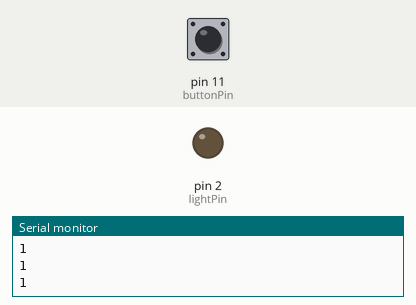
The sketch below on a simulated Arduino Uno, built with avr-gcc and run on an emulated ATmega328P. Parts: output pins drawn as LEDs (lit = HIGH), the last lines printed to the serial monitor. Inputs (shaded band) come from the test bench; at power-on: pin 11 (buttonPin) HIGH.

Above: at 1.2 s.
1.3 s: pin 11 (buttonPin) pulled LOW for 0.25 s
At 1.8 s:
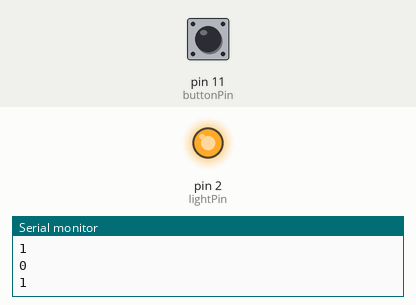
3.0 s: pin 11 (buttonPin) pulled LOW for 1 s
At 4.2 s:
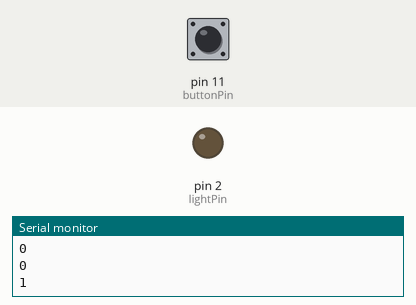
5.5 s: pin 11 (buttonPin) pulled LOW for 3.2 s
At 6.3 s:
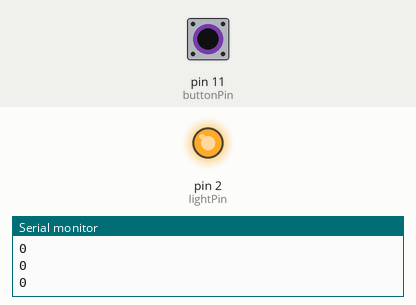
Timing chart, 0 to 8.5 s (numbered marks = the images above; inputs shaded):
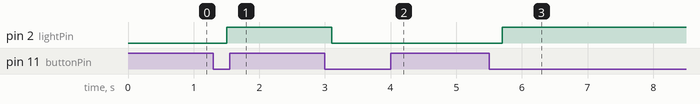

Measured:
- after the input at 1.3 s, pin 2 (lightPin): LOW → HIGH after 0.20 s
- after the input at 3.0 s, pin 2 (lightPin): HIGH → LOW after 0.10 s
- after the input at 5.5 s, pin 2 (lightPin): LOW → HIGH after 0.20 s

The sketch:

lightSwitchToggle.ino
```cpp
int buttonPin = 11;
int lightPin = 2;
int buttonState = 1;
int buttonNew;
int buttonOld = 0;
void setup() {
  // put your setup code here, to run once:
pinMode(buttonPin, INPUT);
pinMode(lightPin, OUTPUT);
Serial.begin(9600);
}

void loop() {
  // put your main code here, to run repeatedly:
buttonNew = digitalRead(buttonPin);
Serial.println(buttonNew);
delay(100);

if(buttonOld == 1 && buttonNew == 0){
  if(buttonState == 1){
    digitalWrite(lightPin, HIGH);
    buttonState =0;
  }
  else{
    digitalWrite(lightPin, LOW);
    buttonState = 1;
  }
}
buttonOld = buttonNew;
delay(100);
}
```
